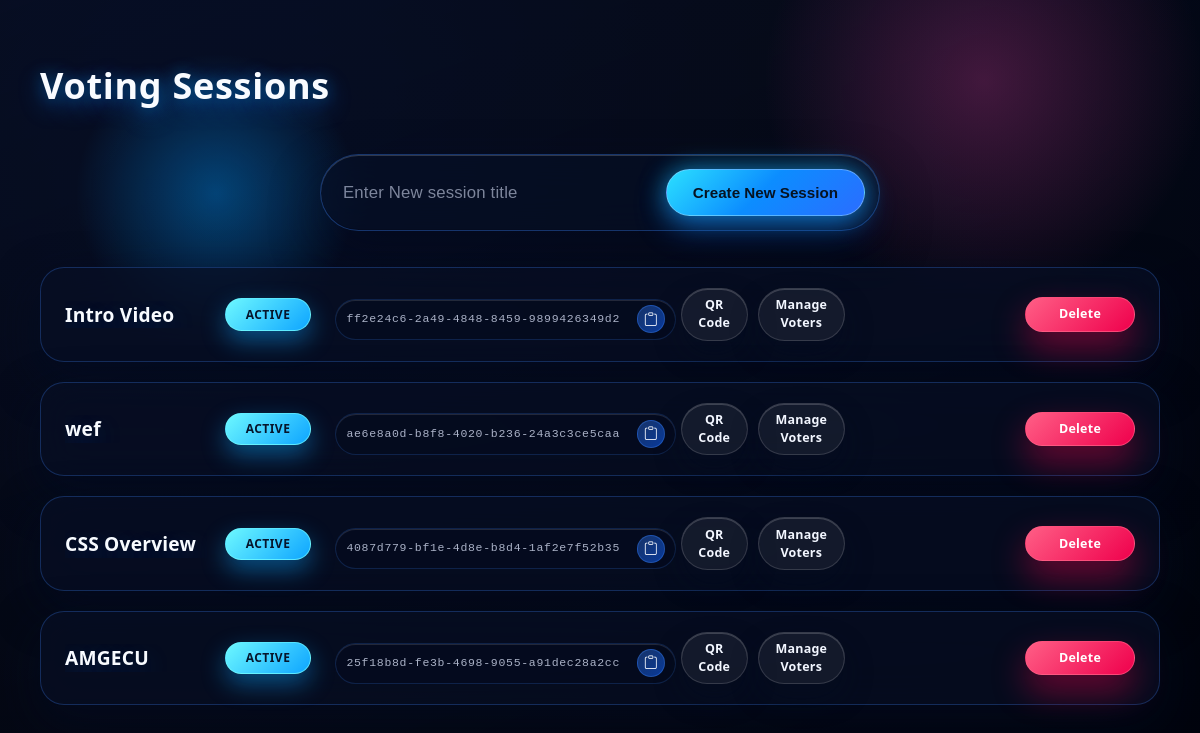
/list_sessions/ (signed in), run on an earlier commit of the app's database.
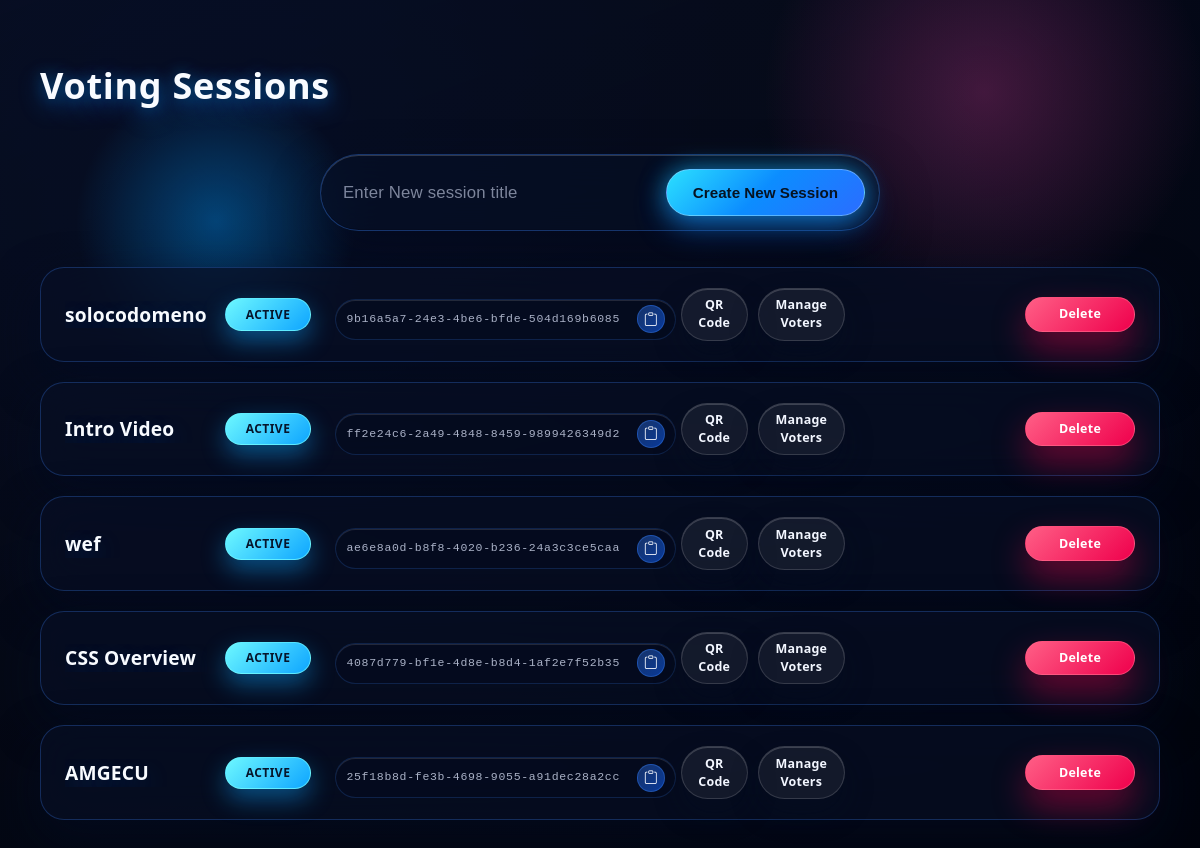
And on a later commit of the database.
### voters/models.py (models this page shows, shortened)
class VotingSession(models.Model):
    session_id = models.AutoField(primary_key=True)
    title = models.CharField(max_length=200)
    unique_url = models.URLField(unique=True, blank=True, null=True)
    is_active = models.BooleanField(default=False)
    admin = models.ForeignKey(User, on_delete=models.CASCADE)  # session creator/admin
    qr_code = models.ImageField(upload_to='qr_codes/', blank=True, null=True)
    created_at = models.DateTimeField(auto_now_add=True)
    updated_at = models.DateTimeField(auto_now=True)
    total_voters = models.IntegerField(default=0)
    current_voters = models.IntegerField(default=0)
    def get_uuid(self):
        return self.unique_url.split('/')[-1] if self.unique_url else None

### voters/views.py (the view)
# urls.py: path('list_sessions/', voters_views.list_voting_sessions, name = 'list_voting_sessions'),
@login_required
def list_voting_sessions(request):
    if request.method == 'POST':
        form = VotingSessionForm(request.POST)
        if form.is_valid():
            voting_session = form.save(commit=False)
            voting_session.admin = request.user
            voting_session.save()
            return redirect('list_voting_sessions')
    else:
        form = VotingSessionForm()
    sessions = (
        VotingSession.objects
        .filter(admin=request.user)
        .order_by('-created_at', '-session_id')
    )
    return render(request, 'voters/list_sessions.html', {
        'sessions': sessions,
        'form': form
    })

### voters/forms.py
class VotingSessionForm(forms.ModelForm):
    class Meta:
        model = VotingSession
        fields = ['title']
        widgets = {
            'title': forms.TextInput(attrs={
                'class': 'session-title-input',
                'placeholder': 'Enter New session title'
            }),
        }

### voters/templates/voters/list_sessions.html (shortened to what this page needs)
<head>
    {% load static %}
    <link href="{% static 'style.css' %}?v={% now 'U' %}" rel="stylesheet">
    <link href="https://cdn.jsdelivr.net/npm/bootstrap-icons/font/bootstrap-icons.css" rel="stylesheet">
</head>
<nav class="admin-navbar">
    <div class="navbar-content">
        <h2 class="admin-title">Voting Sessions</h2>
    </div>
</nav>
<form class="create_session_form" method="POST" action="{% url 'list_voting_sessions' %}">
    <div class="session-form-row">
        {{ form.title }}
        <button class="create-session-btn" type="submit">Create New Session</button>
    </div>
</form>
    <div class="session-list">
        {% for session in sessions %}
            <div class="session-card" onclick="window.location.href='{% url 'active_voting_session' session.session_id %}'">
                <div class="session-info">
                    <a href="{% url 'active_voting_session' session.session_id %}" class="session-title">{{ session.title }}</a>
                    <div class="session-links">
                        {% if session.is_active %}
                            <span class="session-status session-status--active">Active</span>
                            <div class="session-uuid-row">
                                <span class="session-uuid-display" id="uuid-display-{{ session.session_id }}">
                                    {{ session.get_uuid }}
                                </span>
                                <button
                                    type="button"
                                    class="session-copy-trigger"
                                    data-copy-target="uuid-display-{{ session.session_id }}"
                                    aria-label="Copy session UUID"
                                    onclick="event.stopPropagation();"
                                >
                                    <i class="bi bi-clipboard"></i>
                                </button>
                            </div>
                            <div class="session-actions">
                                {% if session.qr_code %}
                                    <a href="{{ session.qr_code.url }}" class="qr-link" onclick="event.stopPropagation();">QR Code</a>
                                {% else %}
                                    <span class="no-qr">No QR Code generated</span>
                                {% endif %}
                                <a
                                    href="{% url 'voter_list' session.session_id %}"
                                    class="manage-voters-link"
                                    onclick="event.stopPropagation();"
                                >
                                    Manage Voters
                                </a>
                            </div>
                        {% else %}
                            <span class="no-qr">Inactive</span>
                        {% endif %}
                        <a href="{% url 'delete_voting_session' session.session_id %}" class="delete-link" onclick="event.stopPropagation();">Delete</a>
                    </div>
                </div>
            </div>
        {% endfor %}
    </div>

What changed in the data, as far as the page shows it:
added VotingSession: title "solocodomeno", get_uuid "9b16a5a7-24e3-4be6-bfde-504d169b6085"
